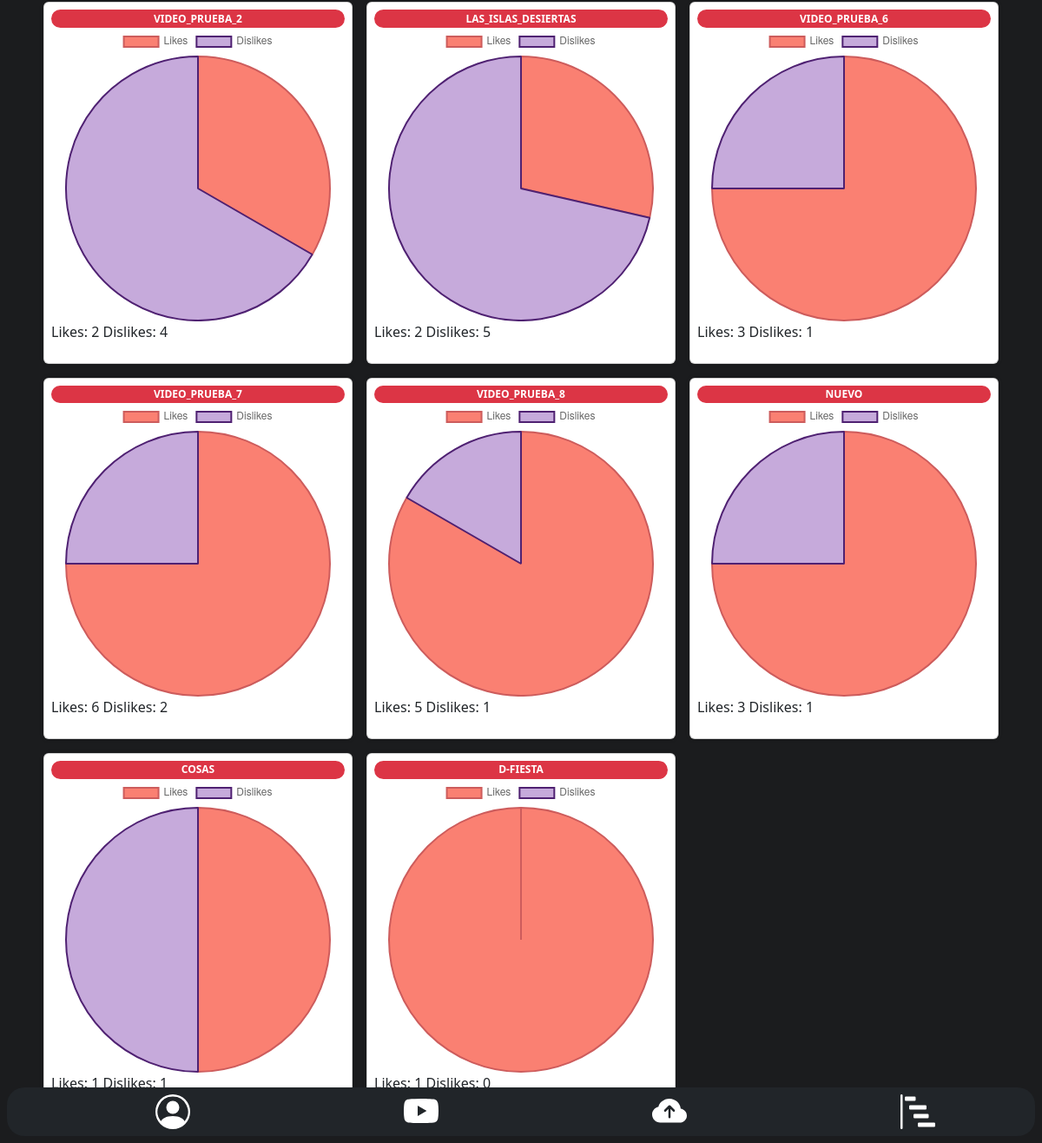
Page /base/est/ (lower part) on the earlier database version.
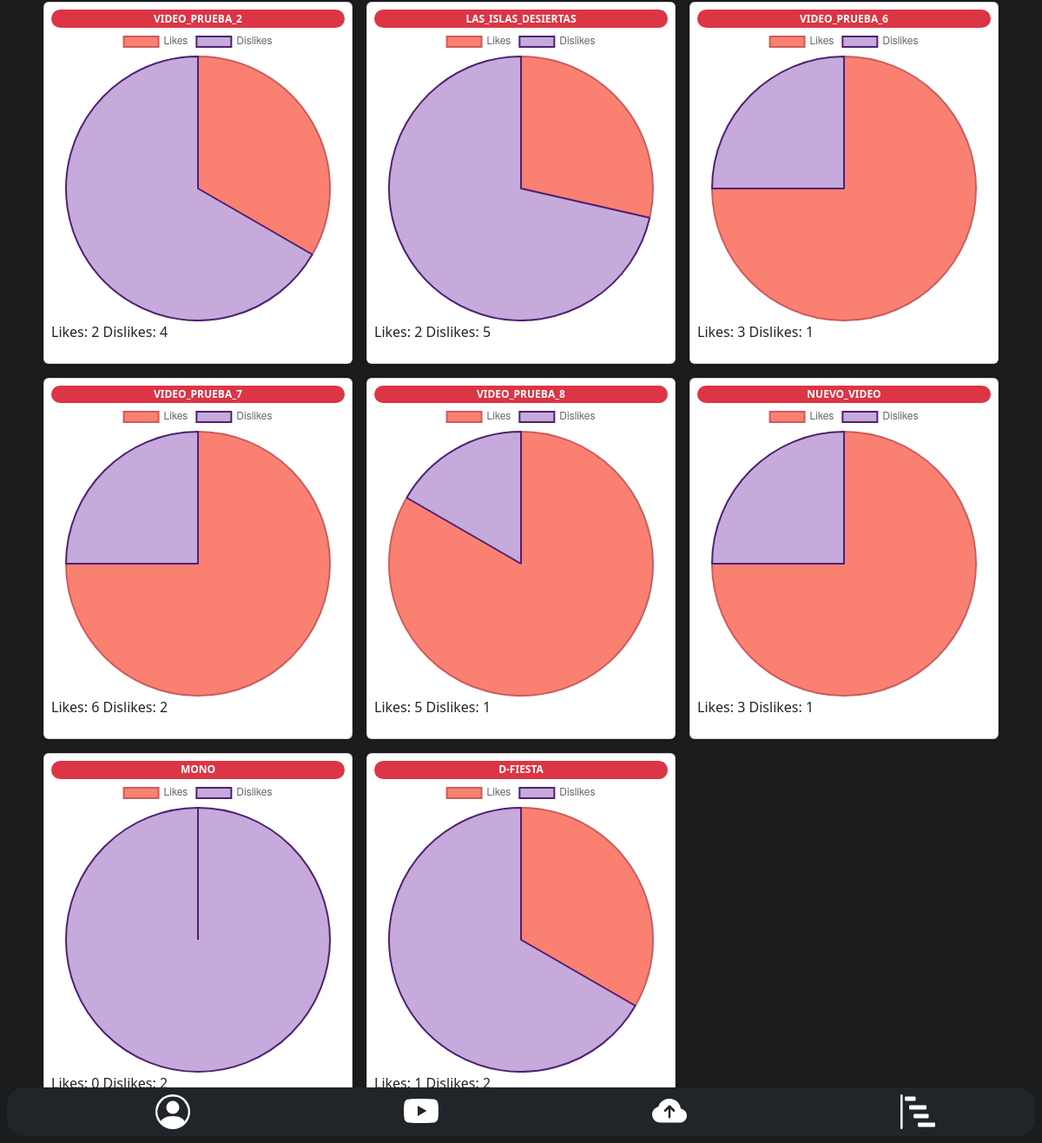
Same page on the later database version.
### app_1/models.py (models this page shows, shortened)
class Video(models.Model):
    title = models.CharField(max_length=30, default='')
    description = models.TextField(max_length=300, null=True)
    path = models.CharField(max_length=2000, null=True, blank="True")
    thumnail = models.CharField(max_length=2000, null=True, blank="True")
    length = models.IntegerField(null=True, default=0)
    datetime = models.DateTimeField(auto_now=True, blank=False, null=False)
    likes = models.ManyToManyField(
        USER_AUTH, blank=True, related_name='post_likes')
    dislikes = models.ManyToManyField(
        USER_AUTH, blank=True, related_name='post_dislikes')
    cathegory = models.CharField(
        max_length=300, null=True, choices=VIDEO_CATHEGORY, default='')
    channel = models.ForeignKey(Channel, on_delete=models.CASCADE,
                                blank=True, null=True, default='', related_name='videos')
    file = models.FileField(upload_to="videos", blank=True, null=True)
    thumnail1 = models.ImageField(upload_to="imagenes", blank=True, null=True)

### app_1/views.py (the view)
# urls.py: path('base/est/', views.stadistics, name='stadistics'),
def stadistics(request):
    video = Video.objects.all()
    return render(request, 'app_1/stadistics.html', {"videos": video})

### app_1/templates/app_1/stadistics.html (shortened to what this page needs)
{% extends 'app_1/base.html' %} {% load static %} {% block estilo %}
<link rel="stylesheet" href="{% static 'css/stadistics.css' %}" />
{% endblock %} {% block contentVideo %}
<div class="container">
  {% for v in videos %}
  <div class="col-sm-1 col-md-6 col-lg-4">
    <div class="card card-graph p-2 m-2">
      <span
        class="card-graph_title badge bg-danger rounded-pill w-100 text-center"
      >
        {{v.title}}</span
      >
      <canvas id="myChart{{v.id}}"></canvas>
      <div class="legend">
          <div class="label">
            <p>Likes: {{v.likes.count}}</p>
          </div>
          <div class="label">
            <p>Dislikes: {{v.dislikes.count}}</p>
          </div>
      </div>
    </div>
  </div>
  <script type="text/javascript">
    var ctx = document.getElementById('myChart{{v.id}}')
        new Chart(ctx, {
          type: 'pie',
          data: {
            labels: ['Likes', 'Dislikes'],
            datasets: [
                {
                    label: '{{v.title}}',
                    data: [{{v.likes.count}}, {{v.dislikes.count}}],
                    borderColor:['#CD5C5C','#4F2172'],
                    backgroundColor:['#FA8072','#C6AADB'],
                  },
            ]
          },
        });
  </script>
  {% endfor %}
</div>
{% endblock %}

Differences in the rows shown:
changed Video: title "NUEVO" → "NUEVO_VIDEO"
changed Video: title "COSAS" → "MONO"; likes.count "1" → "0"; dislikes.count "1" → "2"
changed Video "D-FIESTA": dislikes.count "0" → "2"
Other differences:
chart data {{ v.likes.count }}: 4, 3, 2, 2, 2, 3, 6, 5, 3, 1, 1 → 4, 3, 2, 2, 2, 3, 6, 5, 3, 0, 1
chart data {{ v.dislikes.count }}: 3, 3, 1, 4, 5, 1, 2, 1, 1, 1, 0 → 3, 3, 1, 4, 5, 1, 2, 1, 1, 2, 2
